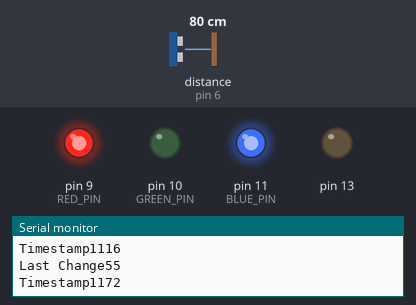
The sketch below on a simulated Arduino Uno, built with avr-gcc and run on an emulated ATmega328P. Shown: output pins drawn as LEDs (lit = HIGH), the last lines printed to the serial monitor. Inputs (shaded band) come from the test bench; at power-on: distance to the obstacle (sensor on pin 6) 80 cm. The echo pulse lasts 58.3 µs per cm.

Above: at 1.2 s.
1.3 s: distance to the obstacle (sensor on pin 6) set to 63 cm
2.8 s: distance to the obstacle (sensor on pin 6) set to 57 cm
At 4.0 s:
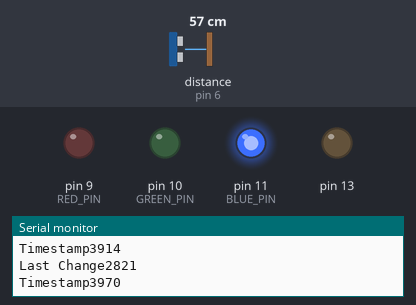
4.3 s: distance to the obstacle (sensor on pin 6) set to 22 cm
5.8 s: distance to the obstacle (sensor on pin 6) set to 19 cm
At 6.4 s:
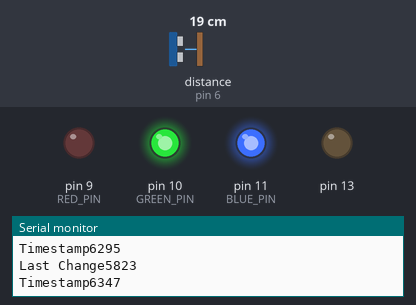
7.3 s: distance to the obstacle (sensor on pin 6) set to 250 cm
At 8.5 s:
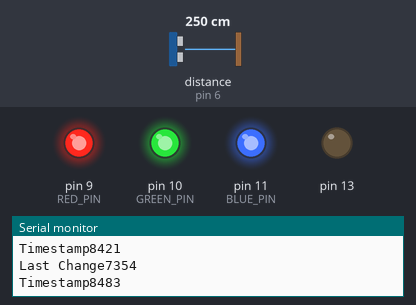
8.8 s: distance to the obstacle (sensor on pin 6) set to 204 cm
10.3 s: distance to the obstacle (sensor on pin 6) set to 196 cm
At 11.4 s:
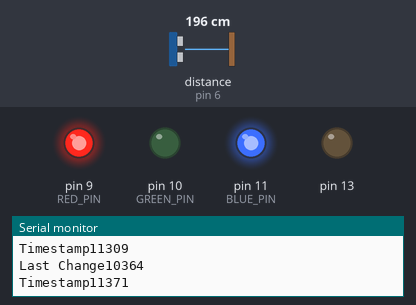
Timing chart, 0 to 42.9 s (numbered marks = the images above; inputs shaded):
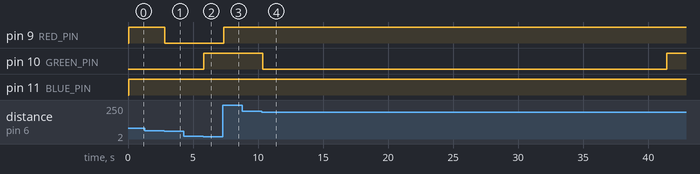

Measured:
- the behaviour switches between 60 and 59 cm on distance to the obstacle (sensor on pin 6) (found by bisection; images 0 and 1)
- the behaviour switches between 21 and 20 cm on distance to the obstacle (sensor on pin 6) (found by bisection; images 1 and 2)
- the behaviour switches between 201 and 200 cm on distance to the obstacle (sensor on pin 6) (found by bisection; images 3 and 4)
- after the input at 2.8 s, pin 9 (RED_PIN): HIGH → LOW at once
- after the input at 5.8 s, pin 10 (GREEN_PIN): LOW → HIGH at once
- after the input at 7.3 s, pin 9 (RED_PIN): LOW → HIGH after 0.06 s
- after the input at 10.3 s, pin 10 (GREEN_PIN): HIGH → LOW after 0.07 s, → HIGH 31.1 s later

The sketch:

CarParkLowerPower.ino
```cpp
// ---------------------------------------------------------------------------
// Simple parking sensor for an arduino with a HC-SR04 ultrasonic range finder
// ---------------------------------------------------------------------------

#include <NewPing.h>

// Define threshold distances in cm for ping sensor.
#define WARNING_DISTANCE 60 // Inside this range, show yellow light.
#define STOP_DISTANCE    20 // Inside this range, show red light.

// Ultrasonic Rangefinder Configuration
#define TRIGGER_PIN  12  // Arduino pin tied to trigger pin on the ultrasonic sensor.
#define ECHO_PIN     6   // Arduino pin tied to echo pin on the ultrasonic sensor.
#define MAX_DISTANCE 200 // Maximum distance we want to ping for (in centimeters). Maximum sensor distance is rated at 400-500cm.

// Output for tricolor led
#define RED_PIN   9   // Red LED,   connected to digital pin 9
#define GREEN_PIN 10  // Green LED, connected to digital pin 10
#define BLUE_PIN  11  // Blue LED,  connected to digital pin 11

NewPing sonar(TRIGGER_PIN, ECHO_PIN, MAX_DISTANCE); // NewPing setup of pins and maximum distance.
int lastStatus = -1;
boolean sleepStatus = false;
unsigned long timeLastStatusChange = millis();

void setup() {
  Serial.begin(115200); // Open serial monitor at 115200 baud to see ping results.
  pinMode(RED_PIN,   OUTPUT);   // sets the pins as output
  pinMode(GREEN_PIN, OUTPUT);
  pinMode(BLUE_PIN,  OUTPUT);
  pinMode(13, OUTPUT);
  digitalWrite(13, LOW);    // turn the LED on the board off to save an itty bit of power
}

void loop() {
  if((timeLastStatusChange + 30000) < millis()){
    sleepStatus = true;
  }
  if(sleepStatus)
    delay(1000); // Sleep mode... wait 1 second between pings to save power.
  else
    delay(50); // Wait 50ms between pings (about 20 pings/sec). 29ms should be the shortest delay between pings.
  unsigned int uS = sonar.ping(); // Send ping, get ping time in microseconds (uS).
  int dist = uS / US_ROUNDTRIP_CM;
  if(dist == 0){ // nothing in range
    updateLastStatus(0);
    setLight(255,255,255);  // off
  }
  else if(dist > 60){
    updateLastStatus(3);
    setLight(255,0,255); // green
  }
  else if(dist > 20){
    updateLastStatus(2);
    setLight(0,0,255); // yellow
  }
  else if(dist <= 20){
    updateLastStatus(1);
    setLight(0,255,255); // red
  }
  else{
    updateLastStatus(-1);
    setLight(255,255,255);
  }
}

void setLight(int r, int g, int b){
  Serial.print("Last Change");
  Serial.println(timeLastStatusChange);
  Serial.print("Timestamp");
  Serial.println(millis());
  if(sleepStatus){
    r=255;
    g=255;
    b=255;
  }
  analogWrite(RED_PIN, r);   // Write current values to LED pins
  analogWrite(GREEN_PIN, g);
  analogWrite(BLUE_PIN, b);
}

void updateLastStatus(int currStatus){
  if(lastStatus != currStatus){
    lastStatus = currStatus;
    sleepStatus = false;
    timeLastStatusChange = millis();
  }
}
```
